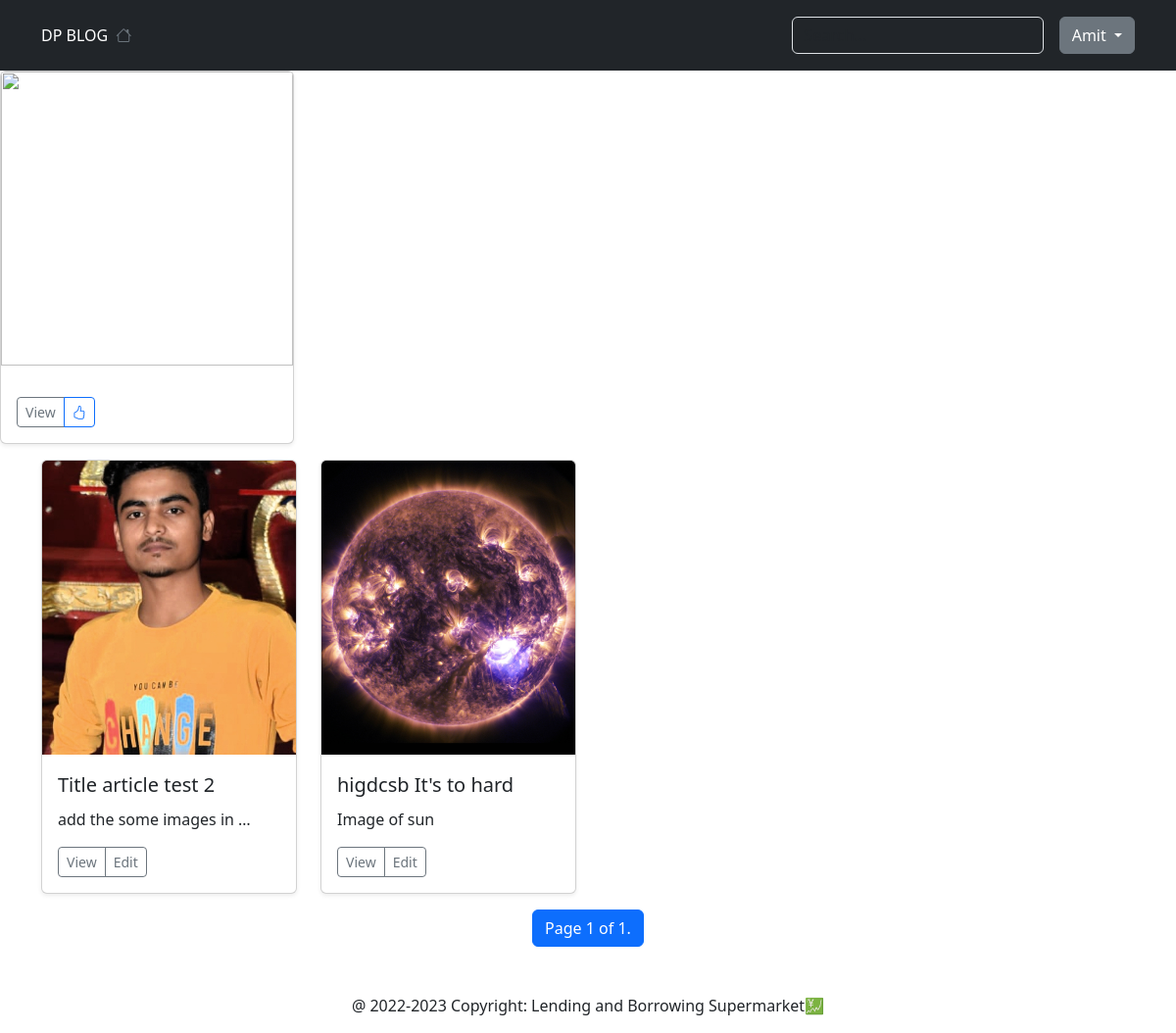
The app's page /my/articles/ (signed in) with its own data.
### blog/models.py (models this page shows, shortened)
class Article(models.Model):
    title = models.CharField("Article title", max_length=100)
    image = models.ImageField("Article image", upload_to="articles/images",)
    content = models.TextField()
    topic = models.ForeignKey(Topic, on_delete=models.CASCADE)
    created_at = models.DateTimeField(auto_now=True,)
    author = models.ForeignKey("auth.User", on_delete=models.CASCADE)
    likes = models.PositiveIntegerField("Total likes", default=0)

### blog/views.py (the view)
# urls.py: path('my/articles/', views.my_articles, name='my_articles'),
@login_required
def my_articles(request):
    article_list = Article.objects.filter(author = request.user)
    paginator = Paginator(article_list, 8)
    page = request.GET.get('p',1)
    ctx = {'articles' : paginator.get_page(page)}
    return render(request, 'blog/my_articles.html', ctx)

### templates/blog/my_articles.html (shortened to what this page needs)
{% extends 'layout/base.html' %}
{% load static %}
{% block content %}
{% include 'components/article_card.html' %}
<div class="container my-3">
    <div class="row">
        {% for item in articles %}
        {% include 'components/article_card.html' %}
        {% endfor %}
        <nav aria-label="Page navigation">
          <ul class="pagination justify-content-center">
                  <li class="page-item">
                      <span class="page-link active">
                          Page {{ articles.number }} of {{ articles.paginator.num_pages }}.
                      </span>
                  </li>
          </ul>
      </nav>
    </div>
</div>
{% endblock %}

### templates/components/header.html (shortened to what this page needs)
<header class="p-3 text-bg-dark">
    <div class="container">
      <div class="d-flex flex-wrap align-items-center justify-content-center justify-content-lg-start">
        <a href="{% url 'home' %}" class="d-flex align-items-center mb-2 mb-lg-0 text-white text-decoration-none">
          DP BLOG
        </a>
        <ul class="nav col-12 col-lg-auto me-lg-auto mb-2 justify-content-center mb-md-0">
          <li><a href="{% url 'home' %}" class="nav-link px-2 text-secondary">
              <i class="bi bi-house"></i>
            </a></li>
        </ul>
        <form class="col-12 col-lg-auto mb-3 mb-lg-0 me-lg-3" role="search">
          <input type="search" class="form-control form-control-dark text-bg-dark" placeholder="Search..."
            aria-label="Search">
        </form>
        <div class="text-end">
          {% if user.is_authenticated %}
          <div class="dropdown open">
            <a class="btn btn-secondary dropdown-toggle" type="button" id="triggerId" data-bs-toggle="dropdown"
              aria-haspopup="true" aria-expanded="false">
              {{user.username|title}}
            </a>
          </div>
          {% else %}
          <a href="{% url 'login' %}" class="btn btn-outline-light me-2">Login</a>
          <a href="{% url 'register' %}" class="btn btn-warning">register</a>
          {% endif %}
        </div>
      </div>
    </div>
  </header>

### templates/components/article_card.html (shortened to what this page needs)
<!-- {% load static %}
{% load static %}
<div class="col-lg-3 col-md-6 mb-3">
    <div class="card shadow-sm">
        <img src="{{item.image.url}}" alt="{{item.title}}" class="card-img-top" height="300">
        <div class="card-body">
            <a href="{% url 'detail' item.id %}" class="card-title fs-5 nav-link">
                {{item.title}}
            </a>
            <p class="card-text">
                {{item.content|truncatewords:5}}
            </p>
            <div class="d-flex justify-content-between align-items-center">
                <div class="btn-group">
                    <a href="{% url 'detail' item.id %}" class="btn btn-sm btn-outline-secondary">View</a>
                    {% if item.author == user %}
                    <a href="{% url 'edit' item.id %}" class="btn btn-sm btn-outline-secondary">Edit</a>
                    {% else %}
                    <a class="btn btn-sm btn-outline-primary">
                        <i class="bi bi-hand-thumbs-up"></i>
                    </a>
                    {% endif %}
                </div>
            </div>
        </div>
    </div>
</div>

### templates/components/article_card.html (style rules this page uses)
.card-img-top { object-fit: cover; }

### records on screen
Article: image (picture), title "Title article test 2", content "add the some images in …", shows "Edit"
Article: image (picture), title "higdcsb It's to hard", content "Image of sun", shows "Edit"

### other values on screen
{{ user.username|title }} "Amit"
{{ articles.number }} "1"
{{ articles.paginator.num_pages }} "1"
